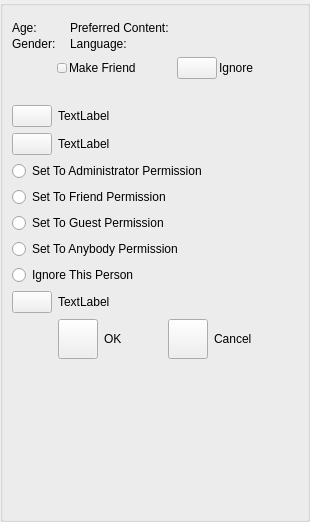
<?xml version="1.0" encoding="UTF-8"?>
<ui version="4.0">
 <class>AppletPeerChangeFriendshipUi</class>
 <widget class="QWidget" name="AppletPeerChangeFriendshipUi">
  <property name="geometry">
   <rect>
    <x>0</x>
    <y>0</y>
    <width>310</width>
    <height>522</height>
   </rect>
  </property>
  <property name="sizePolicy">
   <sizepolicy hsizetype="Expanding" vsizetype="Expanding">
    <horstretch>0</horstretch>
    <verstretch>0</verstretch>
   </sizepolicy>
  </property>
  <property name="minimumSize">
   <size>
    <width>0</width>
    <height>32</height>
   </size>
  </property>
  <property name="windowTitle">
   <string>Dialog</string>
  </property>
  <layout class="QVBoxLayout" name="verticalLayout">
   <property name="spacing">
    <number>0</number>
   </property>
   <property name="leftMargin">
    <number>0</number>
   </property>
   <property name="topMargin">
    <number>0</number>
   </property>
   <property name="rightMargin">
    <number>0</number>
   </property>
   <property name="bottomMargin">
    <number>0</number>
   </property>
   <item>
    <widget class="QGroupBox" name="DialogItemsGroupBox">
     <property name="sizePolicy">
      <sizepolicy hsizetype="Expanding" vsizetype="Expanding">
       <horstretch>0</horstretch>
       <verstretch>0</verstretch>
      </sizepolicy>
     </property>
     <property name="minimumSize">
      <size>
       <width>0</width>
       <height>0</height>
      </size>
     </property>
     <property name="title">
      <string/>
     </property>
     <layout class="QVBoxLayout" name="verticalLayout_4">
      <item>
       <widget class="IdentWidget" name="m_IdentWidget" native="true"/>
      </item>
      <item>
       <layout class="QHBoxLayout" name="horizontalLayout_9">
        <property name="spacing">
         <number>5</number>
        </property>
        <item>
         <layout class="QVBoxLayout" name="verticalLayout_3">
          <property name="spacing">
           <number>2</number>
          </property>
          <item>
           <layout class="QHBoxLayout" name="horizontalLayout_7">
            <item>
             <widget class="QLabel" name="label_6">
              <property name="sizePolicy">
               <sizepolicy hsizetype="Minimum" vsizetype="Preferred">
                <horstretch>0</horstretch>
                <verstretch>0</verstretch>
               </sizepolicy>
              </property>
              <property name="text">
               <string>Age:</string>
              </property>
             </widget>
            </item>
            <item>
             <widget class="QLabel" name="m_AgeTextLabel">
              <property name="sizePolicy">
               <sizepolicy hsizetype="Minimum" vsizetype="Preferred">
                <horstretch>0</horstretch>
                <verstretch>0</verstretch>
               </sizepolicy>
              </property>
              <property name="text">
               <string/>
              </property>
             </widget>
            </item>
           </layout>
          </item>
          <item>
           <layout class="QHBoxLayout" name="horizontalLayout_8">
            <item>
             <widget class="QLabel" name="label_3">
              <property name="sizePolicy">
               <sizepolicy hsizetype="Minimum" vsizetype="Preferred">
                <horstretch>0</horstretch>
                <verstretch>0</verstretch>
               </sizepolicy>
              </property>
              <property name="text">
               <string>Gender:</string>
              </property>
             </widget>
            </item>
            <item>
             <widget class="QLabel" name="m_GenderTextLabel">
              <property name="sizePolicy">
               <sizepolicy hsizetype="Minimum" vsizetype="Preferred">
                <horstretch>0</horstretch>
                <verstretch>0</verstretch>
               </sizepolicy>
              </property>
              <property name="text">
               <string/>
              </property>
             </widget>
            </item>
           </layout>
          </item>
         </layout>
        </item>
        <item>
         <layout class="QVBoxLayout" name="verticalLayout_2">
          <property name="spacing">
           <number>2</number>
          </property>
          <item>
           <layout class="QHBoxLayout" name="horizontalLayout_6">
            <item>
             <widget class="QLabel" name="label">
              <property name="sizePolicy">
               <sizepolicy hsizetype="Minimum" vsizetype="Preferred">
                <horstretch>0</horstretch>
                <verstretch>0</verstretch>
               </sizepolicy>
              </property>
              <property name="text">
               <string>Preferred Content:</string>
              </property>
             </widget>
            </item>
            <item>
             <widget class="QLabel" name="m_ContentTextLabel">
              <property name="sizePolicy">
               <sizepolicy hsizetype="Expanding" vsizetype="Preferred">
                <horstretch>0</horstretch>
                <verstretch>0</verstretch>
               </sizepolicy>
              </property>
              <property name="text">
               <string/>
              </property>
             </widget>
            </item>
           </layout>
          </item>
          <item>
           <layout class="QHBoxLayout" name="horizontalLayout_5">
            <item>
             <widget class="QLabel" name="m_LanguageLabel">
              <property name="sizePolicy">
               <sizepolicy hsizetype="Minimum" vsizetype="Preferred">
                <horstretch>0</horstretch>
                <verstretch>0</verstretch>
               </sizepolicy>
              </property>
              <property name="text">
               <string>Language:</string>
              </property>
             </widget>
            </item>
            <item>
             <widget class="QLabel" name="m_LanguageTextLabel">
              <property name="sizePolicy">
               <sizepolicy hsizetype="Expanding" vsizetype="Preferred">
                <horstretch>0</horstretch>
                <verstretch>0</verstretch>
               </sizepolicy>
              </property>
              <property name="text">
               <string/>
              </property>
             </widget>
            </item>
           </layout>
          </item>
         </layout>
        </item>
       </layout>
      </item>
      <item>
       <layout class="QHBoxLayout" name="horizontalLayout_4">
        <property name="spacing">
         <number>2</number>
        </property>
        <property name="leftMargin">
         <number>5</number>
        </property>
        <property name="rightMargin">
         <number>5</number>
        </property>
        <item>
         <spacer name="horizontalSpacer_3">
          <property name="orientation">
           <enum>Qt::Orientation::Horizontal</enum>
          </property>
          <property name="sizeHint" stdset="0">
           <size>
            <width>40</width>
            <height>20</height>
           </size>
          </property>
         </spacer>
        </item>
        <item>
         <widget class="VxPushButton" name="m_MakeFriendButton">
          <property name="sizePolicy">
           <sizepolicy hsizetype="Fixed" vsizetype="Fixed">
            <horstretch>0</horstretch>
            <verstretch>0</verstretch>
           </sizepolicy>
          </property>
          <property name="minimumSize">
           <size>
            <width>10</width>
            <height>10</height>
           </size>
          </property>
          <property name="maximumSize">
           <size>
            <width>10</width>
            <height>10</height>
           </size>
          </property>
          <property name="text">
           <string/>
          </property>
         </widget>
        </item>
        <item>
         <widget class="VxLabel" name="m_MakeFriendLabel">
          <property name="text">
           <string>Make Friend</string>
          </property>
         </widget>
        </item>
        <item>
         <spacer name="horizontalSpacer_6">
          <property name="orientation">
           <enum>Qt::Orientation::Horizontal</enum>
          </property>
          <property name="sizeHint" stdset="0">
           <size>
            <width>40</width>
            <height>20</height>
           </size>
          </property>
         </spacer>
        </item>
        <item>
         <widget class="VxPushButton" name="m_IgnoreButton">
          <property name="sizePolicy">
           <sizepolicy hsizetype="Preferred" vsizetype="Preferred">
            <horstretch>0</horstretch>
            <verstretch>0</verstretch>
           </sizepolicy>
          </property>
          <property name="minimumSize">
           <size>
            <width>0</width>
            <height>0</height>
           </size>
          </property>
          <property name="text">
           <string/>
          </property>
         </widget>
        </item>
        <item>
         <widget class="VxLabel" name="m_IgnoreLabel">
          <property name="text">
           <string>Ignore</string>
          </property>
         </widget>
        </item>
        <item>
         <spacer name="horizontalSpacer_4">
          <property name="orientation">
           <enum>Qt::Orientation::Horizontal</enum>
          </property>
          <property name="sizeHint" stdset="0">
           <size>
            <width>40</width>
            <height>20</height>
           </size>
          </property>
         </spacer>
        </item>
       </layout>
      </item>
      <item>
       <widget class="QLabel" name="m_StatusLabel">
        <property name="text">
         <string notr="true"/>
        </property>
       </widget>
      </item>
      <item>
       <layout class="QHBoxLayout" name="horizontalLayout">
        <item>
         <widget class="VxPushButton" name="m_HisPermissionButton">
          <property name="sizePolicy">
           <sizepolicy hsizetype="Preferred" vsizetype="Preferred">
            <horstretch>0</horstretch>
            <verstretch>0</verstretch>
           </sizepolicy>
          </property>
          <property name="minimumSize">
           <size>
            <width>0</width>
            <height>0</height>
           </size>
          </property>
          <property name="maximumSize">
           <size>
            <width>16777215</width>
            <height>16777215</height>
           </size>
          </property>
          <property name="text">
           <string/>
          </property>
          <property name="iconSize">
           <size>
            <width>48</width>
            <height>48</height>
           </size>
          </property>
         </widget>
        </item>
        <item>
         <widget class="QLabel" name="m_HisPermissionLabel">
          <property name="sizePolicy">
           <sizepolicy hsizetype="Expanding" vsizetype="Preferred">
            <horstretch>0</horstretch>
            <verstretch>0</verstretch>
           </sizepolicy>
          </property>
          <property name="text">
           <string>TextLabel</string>
          </property>
         </widget>
        </item>
       </layout>
      </item>
      <item>
       <layout class="QHBoxLayout" name="horizontalLayout_3">
        <item>
         <widget class="VxPushButton" name="m_MyPermissionButton">
          <property name="sizePolicy">
           <sizepolicy hsizetype="Preferred" vsizetype="Preferred">
            <horstretch>0</horstretch>
            <verstretch>0</verstretch>
           </sizepolicy>
          </property>
          <property name="minimumSize">
           <size>
            <width>0</width>
            <height>0</height>
           </size>
          </property>
          <property name="maximumSize">
           <size>
            <width>16777215</width>
            <height>16777215</height>
           </size>
          </property>
          <property name="text">
           <string/>
          </property>
          <property name="iconSize">
           <size>
            <width>48</width>
            <height>48</height>
           </size>
          </property>
         </widget>
        </item>
        <item>
         <widget class="QLabel" name="m_MyPermissionLabel">
          <property name="sizePolicy">
           <sizepolicy hsizetype="Expanding" vsizetype="Preferred">
            <horstretch>0</horstretch>
            <verstretch>0</verstretch>
           </sizepolicy>
          </property>
          <property name="text">
           <string>TextLabel</string>
          </property>
         </widget>
        </item>
       </layout>
      </item>
      <item>
       <widget class="QRadioButton" name="ToAdministratorButton">
        <property name="minimumSize">
         <size>
          <width>0</width>
          <height>0</height>
         </size>
        </property>
        <property name="text">
         <string>Set To Administrator Permission</string>
        </property>
       </widget>
      </item>
      <item>
       <widget class="QRadioButton" name="ToFriendButton">
        <property name="minimumSize">
         <size>
          <width>0</width>
          <height>0</height>
         </size>
        </property>
        <property name="text">
         <string>Set To Friend Permission</string>
        </property>
       </widget>
      </item>
      <item>
       <widget class="QRadioButton" name="ToGuestButton">
        <property name="minimumSize">
         <size>
          <width>0</width>
          <height>0</height>
         </size>
        </property>
        <property name="text">
         <string>Set To Guest Permission</string>
        </property>
       </widget>
      </item>
      <item>
       <widget class="QRadioButton" name="ToAnonymousButton">
        <property name="minimumSize">
         <size>
          <width>0</width>
          <height>0</height>
         </size>
        </property>
        <property name="text">
         <string>Set To Anybody Permission</string>
        </property>
       </widget>
      </item>
      <item>
       <widget class="QRadioButton" name="ToIgnoreButton">
        <property name="minimumSize">
         <size>
          <width>0</width>
          <height>0</height>
         </size>
        </property>
        <property name="text">
         <string>Ignore This Person</string>
        </property>
       </widget>
      </item>
      <item>
       <layout class="QHBoxLayout" name="horizontalLayout_10">
        <item>
         <widget class="VxPushButton" name="m_PreferredButton">
          <property name="sizePolicy">
           <sizepolicy hsizetype="Preferred" vsizetype="Preferred">
            <horstretch>0</horstretch>
            <verstretch>0</verstretch>
           </sizepolicy>
          </property>
          <property name="minimumSize">
           <size>
            <width>0</width>
            <height>0</height>
           </size>
          </property>
          <property name="maximumSize">
           <size>
            <width>16777215</width>
            <height>16777215</height>
           </size>
          </property>
          <property name="text">
           <string/>
          </property>
          <property name="iconSize">
           <size>
            <width>48</width>
            <height>48</height>
           </size>
          </property>
         </widget>
        </item>
        <item>
         <widget class="QLabel" name="m_PreferredLabel">
          <property name="sizePolicy">
           <sizepolicy hsizetype="Expanding" vsizetype="Preferred">
            <horstretch>0</horstretch>
            <verstretch>0</verstretch>
           </sizepolicy>
          </property>
          <property name="text">
           <string>TextLabel</string>
          </property>
         </widget>
        </item>
       </layout>
      </item>
      <item>
       <layout class="QHBoxLayout" name="horizontalLayout_2">
        <property name="leftMargin">
         <number>5</number>
        </property>
        <property name="rightMargin">
         <number>5</number>
        </property>
        <item>
         <spacer name="horizontalSpacer">
          <property name="orientation">
           <enum>Qt::Orientation::Horizontal</enum>
          </property>
          <property name="sizeHint" stdset="0">
           <size>
            <width>40</width>
            <height>20</height>
           </size>
          </property>
         </spacer>
        </item>
        <item>
         <widget class="VxPushButton" name="m_OkButton">
          <property name="minimumSize">
           <size>
            <width>0</width>
            <height>40</height>
           </size>
          </property>
          <property name="text">
           <string/>
          </property>
         </widget>
        </item>
        <item>
         <widget class="QLabel" name="m_OkLabel">
          <property name="text">
           <string>OK</string>
          </property>
         </widget>
        </item>
        <item>
         <spacer name="horizontalSpacer_2">
          <property name="orientation">
           <enum>Qt::Orientation::Horizontal</enum>
          </property>
          <property name="sizeHint" stdset="0">
           <size>
            <width>40</width>
            <height>20</height>
           </size>
          </property>
         </spacer>
        </item>
        <item>
         <widget class="VxPushButton" name="m_CancelButton">
          <property name="minimumSize">
           <size>
            <width>0</width>
            <height>40</height>
           </size>
          </property>
          <property name="text">
           <string/>
          </property>
         </widget>
        </item>
        <item>
         <widget class="QLabel" name="m_CancelLabel">
          <property name="text">
           <string>Cancel</string>
          </property>
         </widget>
        </item>
        <item>
         <spacer name="horizontalSpacer_5">
          <property name="orientation">
           <enum>Qt::Orientation::Horizontal</enum>
          </property>
          <property name="sizeHint" stdset="0">
           <size>
            <width>40</width>
            <height>20</height>
           </size>
          </property>
         </spacer>
        </item>
       </layout>
      </item>
      <item>
       <spacer name="verticalSpacer">
        <property name="orientation">
         <enum>Qt::Orientation::Vertical</enum>
        </property>
        <property name="sizeHint" stdset="0">
         <size>
          <width>20</width>
          <height>81</height>
         </size>
        </property>
       </spacer>
      </item>
     </layout>
    </widget>
   </item>
  </layout>
 </widget>
 <customwidgets>
  <customwidget>
   <class>VxPushButton</class>
   <extends>QPushButton</extends>
   <header location="global">VxPushButton.h</header>
  </customwidget>
  <customwidget>
   <class>VxLabel</class>
   <extends>QLabel</extends>
   <header>VxLabel.h</header>
  </customwidget>
  <customwidget>
   <class>IdentWidget</class>
   <extends>QWidget</extends>
   <header>IdentWidget.h</header>
   <container>1</container>
  </customwidget>
 </customwidgets>
 <resources/>
 <connections/>
</ui>
